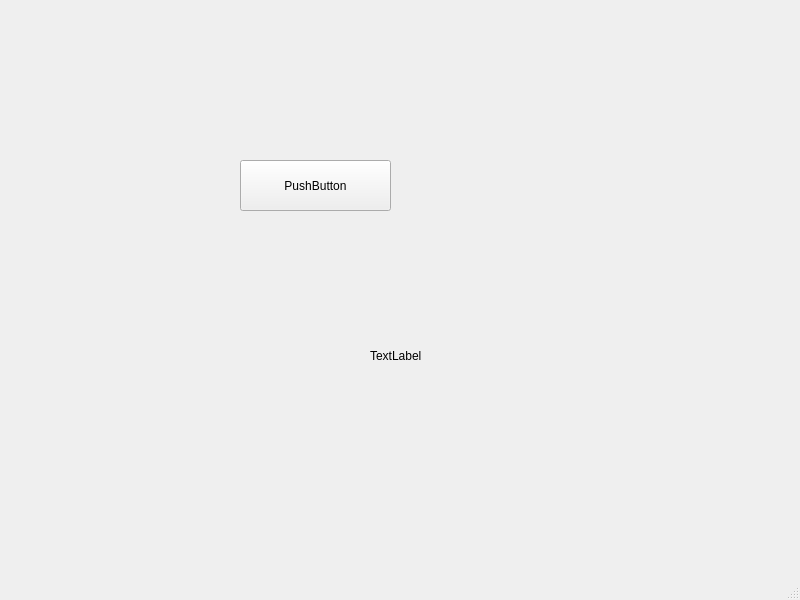
<?xml version="1.0" encoding="UTF-8"?>
<ui version="4.0">
 <class>MainWindow</class>
 <widget class="QMainWindow" name="MainWindow">
  <property name="geometry">
   <rect>
    <x>0</x>
    <y>0</y>
    <width>800</width>
    <height>600</height>
   </rect>
  </property>
  <property name="windowTitle">
   <string>MainWindow</string>
  </property>
  <widget class="QWidget" name="centralwidget">
   <widget class="QPushButton" name="boton1">
    <property name="geometry">
     <rect>
      <x>240</x>
      <y>160</y>
      <width>151</width>
      <height>51</height>
     </rect>
    </property>
    <property name="text">
     <string>PushButton</string>
    </property>
   </widget>
   <widget class="QLabel" name="label1">
    <property name="geometry">
     <rect>
      <x>370</x>
      <y>310</y>
      <width>171</width>
      <height>91</height>
     </rect>
    </property>
    <property name="text">
     <string>TextLabel</string>
    </property>
   </widget>
  </widget>
  <widget class="QMenuBar" name="menubar">
   <property name="geometry">
    <rect>
     <x>0</x>
     <y>0</y>
     <width>800</width>
     <height>21</height>
    </rect>
   </property>
  </widget>
  <widget class="QStatusBar" name="statusbar"/>
 </widget>
 <resources/>
 <connections/>
</ui>
